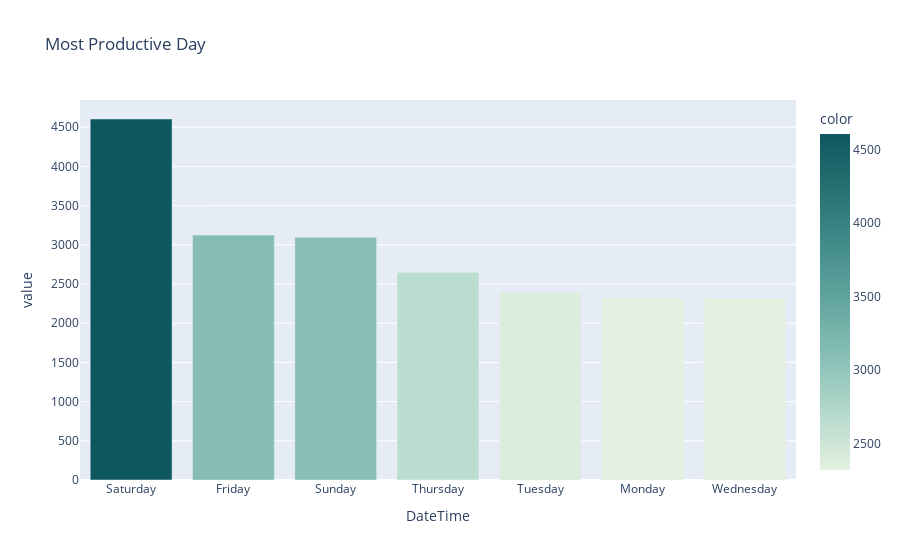

Here is the notebook cell this chart was saved with:
### Markdown cell above
We repeat the process per day and timeframe (Morning, Noon, Eve)

### Code cell
countByDay = df.groupby(df.DateTime.dt.day_name())['Item'].count().sort_values(ascending=False)
fig = px.bar(countByDay, title = "Most Productive Day", color=countByDay, color_continuous_scale=px.colors.sequential.Mint)
fig.show()

### Figure 1 — Plotly figure (JSON) as saved in the notebook; plotly's stock layout.template omitted (floating-point values rounded to 4 significant figures)
{"data": [{"alignmentgroup": "True", "hovertemplate": "DateTime=%{x}<br>value=%{y}<br>color=%{marker.color}<extra></extra>", "legendgroup": "", "marker": {"color": [4605, 3124, 3095, 2646, 2392, 2324, 2321], "coloraxis": "coloraxis", "pattern": {"shape": ""}}, "name": "", "offsetgroup": "", "orientation": "v", "showlegend": false, "textposition": "auto", "type": "bar", "x": ["Saturday", "Friday", "Sunday", "Thursday", "Tuesday", "Monday", "Wednesday"], "xaxis": "x", "y": [4605, 3124, 3095, 2646, 2392, 2324, 2321], "yaxis": "y"}], "layout": {"barmode": "relative", "coloraxis": {"colorbar": {"title": {"text": "color"}}, "colorscale": [[0, "rgb(228, 241, 225)"], [0.1667, "rgb(180, 217, 204)"], [0.3333, "rgb(137, 192, 182)"], [0.5, "rgb(99, 166, 160)"], [0.6667, "rgb(68, 140, 138)"], [0.8333, "rgb(40, 114, 116)"], [1, "rgb(13, 88, 95)"]]}, "legend": {"tracegroupgap": 0}, "title": {"text": "Most Productive Day"}, "xaxis": {"anchor": "y", "domain": [0, 1], "title": {"text": "DateTime"}}, "yaxis": {"anchor": "x", "domain": [0, 1], "title": {"text": "value"}}}}
